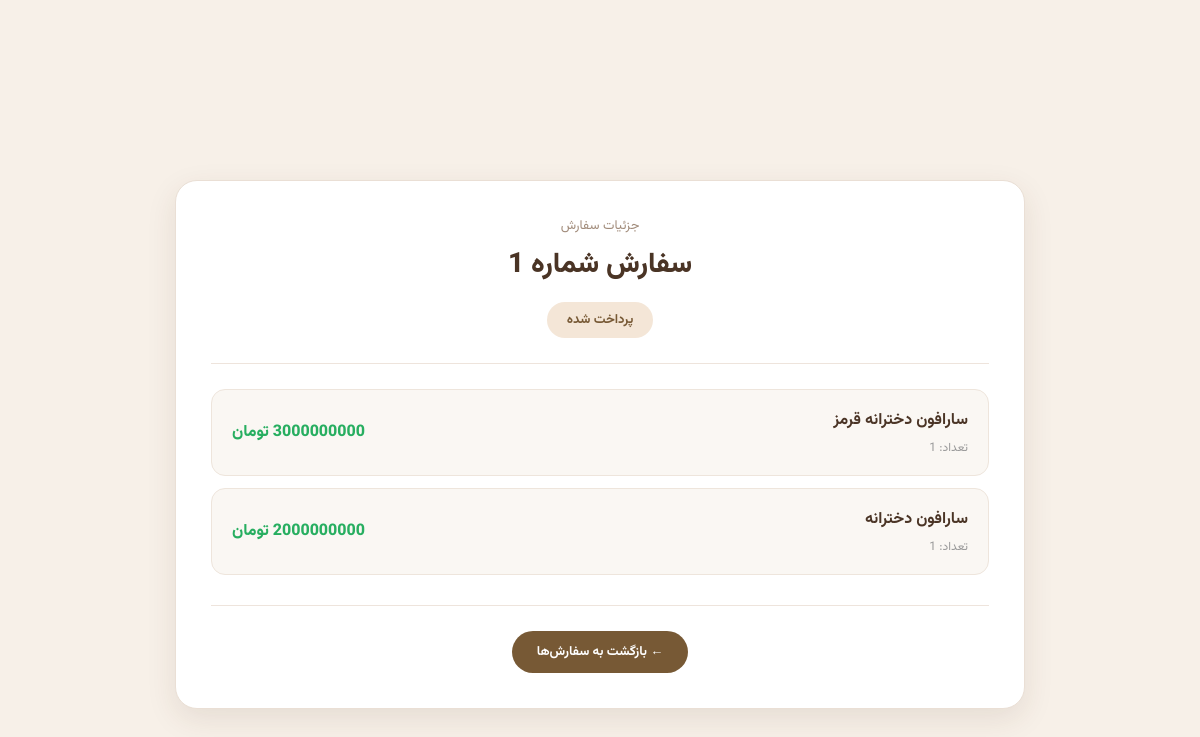
The app's page /user/dashboard/order/1 (signed in) with its own data.
### models/cart.py (models this page shows, shortened)
class Cart(db.Model):
    __tablename__="carts"
    id=Column(Integer,primary_key=True)
    user_id=Column(Integer,ForeignKey('users.id') , nullable=False)
    status=Column(String,default="pending")
    user = db.relationship("User", backref=backref("carts", lazy="dynamic"))
    def get_status_persian(self):
        if self.status=="pending":
            return "در انتظار پرداخت (سبد خرید)"
        if self.status == "paid":
            return "پرداخت شده"
        if self.status == "sent":
            return "ارسال شده "
        if self.status == "rejected":
            return "رد شده "

### models/cart_item.py (models this page shows)
class CartItem(db.Model):
    __tablename__ = "cart_items"
    id = Column(Integer, primary_key=True)
    cart_id = Column(Integer, ForeignKey('carts.id'), nullable=False)
    product_id = Column(Integer, ForeignKey('products.id'), nullable=False)
    price=Column(Integer)
    quantity =Column(Integer)
    product = db.relationship("Product", backref=backref("cart_items",lazy="dynamic"))
    cart = db.relationship("Cart", backref=backref("cart_items",lazy="dynamic"))

### models/product.py (models this page shows)
class Product(db.Model):
    __tablename__ = "products"
    id = Column(Integer, primary_key=True)
    name = Column(String, unique=True, nullable=False, index=True)
    price = Column(Integer, nullable=False, index=True)
    description = Column(String, nullable=False, index=True)
    active = Column(Integer, nullable=False, index=True)
    category_id = Column(
        Integer,
        ForeignKey("categories.id"),
        nullable=True
    )
    category = db.relationship(
        "Category",
        back_populates="products"
    )

### blueprints/user.py (the view)
@app.route('/user/dashboard/order/<id>', methods=['GET'])
@login_required
def order(id):
    cart= current_user.carts.filter(Cart.id==id).first_or_404()
    return render_template('user/order.html', cart=cart)

### app.py (called while the page is built)
@login_manager.user_loader
def load_user(user_id):
    return User.query.get(int(user_id))

### templates/user/order.html (shortened to what this page needs)
{% extends 'base.html' %}
{% block body %}
<div class="order-detail-container">
    <div class="order-detail-card">
        <div class="order-detail-header">
            <span class="order-detail-label">جزئیات سفارش</span>
            <h1>سفارش شماره {{ cart.id }}</h1>
            <div class="order-detail-status">
                {{ cart.get_status_persian() }}
            </div>
        </div>
        <div class="order-items">
            {% for item in cart.cart_items %}
            <div class="order-item">
                <div class="order-item-info">
                    <span class="order-item-title">
                        {{ item.product.name }}
                    </span>
                    <span class="order-item-quantity">
                        تعداد: {{ item.quantity }}
                    </span>
                </div>
                <div class="order-item-price">
                    {{ item.price }} تومان
                </div>
            </div>
            {% endfor %}
        </div>
        <div class="order-detail-footer">
            <a href="{{ url_for('user.dashboard') }}" class="back-dashboard-btn">
                ← بازگشت به سفارش‌ها
            </a>
        </div>
    </div>
</div>
{% endblock %}

### static/css/index.css (style rules this page uses)
body { padding: 0; margin: 0; font-size: 13px; background: #f7f0e8; color: #212121; padding-top: 120px; font-family:Vazirmatn; }
html, body { margin: 0; padding: 0; height: 100%; }
body { padding-top: 120px; font-size: 13px; background: #f7f0e8; color: #212121; font-family: 'Vazirmatn', sans-serif; box-sizing: border-box; }
.order-detail-container { width: 90%; max-width: 850px; margin: 60px auto; direction: rtl; }
.order-detail-card { background: #ffffff; border-radius: 22px; padding: 35px; box-shadow: 0 10px 30px rgba(80, 50, 30, 0.10); border: 1px solid #eadfd5; }
.order-detail-header { text-align: center; padding-bottom: 25px; border-bottom: 1px solid #eee4dc; }
.order-detail-label { display: block; font-size: 13px; color: #a18b7a; margin-bottom: 7px; }
.order-detail-header h1 { margin: 0 0 15px; font-size: 28px; font-weight: 800; color: #4a3425; }
.order-detail-status { display: inline-block; padding: 8px 20px; border-radius: 30px; background: #f4e6d7; color: #775935; font-size: 13px; font-weight: 700; }
.order-items { margin-top: 25px; display: flex; flex-direction: column; gap: 12px; }
.order-item { display: flex; align-items: center; justify-content: space-between; padding: 18px 20px; background: #faf7f3; border: 1px solid #eee5dc; border-radius: 14px; transition: all 0.25s ease; }
.order-item-info { display: flex; flex-direction: column; gap: 6px; }
.order-item-title { font-size: 16px; font-weight: 700; color: #4a3425; }
.order-item-quantity { font-size: 12px; color: #999; }
.order-item-price { font-size: 16px; font-weight: 800; color: #27ae60; white-space: nowrap; }
.order-detail-footer { margin-top: 30px; padding-top: 25px; border-top: 1px solid #eee4dc; text-align: center; }
.back-dashboard-btn { display: inline-block; padding: 11px 25px; border-radius: 25px; background: #775935; color: #fff; text-decoration: none; font-size: 13px; font-weight: 700; transition: all 0.25s ease; }

### records on screen
Cart: id "1", get_status_persian "پرداخت شده"
CartItem: product.name "سارافون دخترانه قرمز", quantity "1", price "3000000000"
CartItem: product.name "سارافون دخترانه", quantity "1", price "2000000000"
